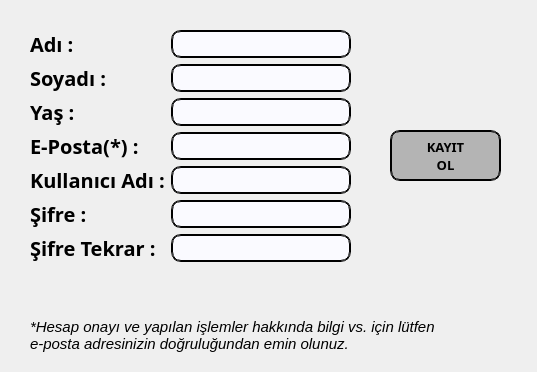
<?xml version="1.0" encoding="UTF-8"?>
<ui version="4.0">
 <class>MainWindow</class>
 <widget class="QMainWindow" name="MainWindow">
  <property name="geometry">
   <rect>
    <x>0</x>
    <y>0</y>
    <width>537</width>
    <height>372</height>
   </rect>
  </property>
  <property name="windowTitle">
   <string>Kayıt Ol</string>
  </property>
  <property name="windowIcon">
   <iconset resource="icons.qrc">
    <normaloff>:/icons/logo.png</normaloff>:/icons/logo.png</iconset>
  </property>
  <property name="styleSheet">
   <string notr="true">#centralwidget{
	border-image: url(:/icons/makro.jpeg);
}</string>
  </property>
  <widget class="QWidget" name="centralwidget">
   <widget class="QPushButton" name="pushButton_signUp">
    <property name="geometry">
     <rect>
      <x>390</x>
      <y>130</y>
      <width>111</width>
      <height>51</height>
     </rect>
    </property>
    <property name="palette">
     <palette>
      <active>
       <colorrole role="WindowText">
        <brush brushstyle="SolidPattern">
         <color alpha="255">
          <red>0</red>
          <green>255</green>
          <blue>127</blue>
         </color>
        </brush>
       </colorrole>
       <colorrole role="Button">
        <brush brushstyle="SolidPattern">
         <color alpha="255">
          <red>180</red>
          <green>180</green>
          <blue>180</blue>
         </color>
        </brush>
       </colorrole>
       <colorrole role="Base">
        <brush brushstyle="SolidPattern">
         <color alpha="255">
          <red>180</red>
          <green>180</green>
          <blue>180</blue>
         </color>
        </brush>
       </colorrole>
       <colorrole role="Window">
        <brush brushstyle="SolidPattern">
         <color alpha="255">
          <red>180</red>
          <green>180</green>
          <blue>180</blue>
         </color>
        </brush>
       </colorrole>
      </active>
      <inactive>
       <colorrole role="WindowText">
        <brush brushstyle="SolidPattern">
         <color alpha="255">
          <red>0</red>
          <green>255</green>
          <blue>127</blue>
         </color>
        </brush>
       </colorrole>
       <colorrole role="Button">
        <brush brushstyle="SolidPattern">
         <color alpha="255">
          <red>180</red>
          <green>180</green>
          <blue>180</blue>
         </color>
        </brush>
       </colorrole>
       <colorrole role="Base">
        <brush brushstyle="SolidPattern">
         <color alpha="255">
          <red>180</red>
          <green>180</green>
          <blue>180</blue>
         </color>
        </brush>
       </colorrole>
       <colorrole role="Window">
        <brush brushstyle="SolidPattern">
         <color alpha="255">
          <red>180</red>
          <green>180</green>
          <blue>180</blue>
         </color>
        </brush>
       </colorrole>
      </inactive>
      <disabled>
       <colorrole role="WindowText">
        <brush brushstyle="SolidPattern">
         <color alpha="255">
          <red>120</red>
          <green>120</green>
          <blue>120</blue>
         </color>
        </brush>
       </colorrole>
       <colorrole role="Button">
        <brush brushstyle="SolidPattern">
         <color alpha="255">
          <red>180</red>
          <green>180</green>
          <blue>180</blue>
         </color>
        </brush>
       </colorrole>
       <colorrole role="Base">
        <brush brushstyle="SolidPattern">
         <color alpha="255">
          <red>180</red>
          <green>180</green>
          <blue>180</blue>
         </color>
        </brush>
       </colorrole>
       <colorrole role="Window">
        <brush brushstyle="SolidPattern">
         <color alpha="255">
          <red>180</red>
          <green>180</green>
          <blue>180</blue>
         </color>
        </brush>
       </colorrole>
      </disabled>
     </palette>
    </property>
    <property name="font">
     <font>
      <family>Bahnschrift SemiBold</family>
      <pointsize>10</pointsize>
      <weight>75</weight>
      <bold>true</bold>
     </font>
    </property>
    <property name="cursor">
     <cursorShape>PointingHandCursor</cursorShape>
    </property>
    <property name="styleSheet">
     <string notr="true">border-radius: 10px; border: 2px groove black; background-color: rgb(180, 180, 180); </string>
    </property>
    <property name="text">
     <string>KAYIT
OL</string>
    </property>
   </widget>
   <widget class="QWidget" name="formLayoutWidget">
    <property name="geometry">
     <rect>
      <x>30</x>
      <y>30</y>
      <width>321</width>
      <height>254</height>
     </rect>
    </property>
    <layout class="QFormLayout" name="formLayout">
     <item row="0" column="0">
      <widget class="QLabel" name="label">
       <property name="font">
        <font>
         <family>Bahnschrift SemiBold</family>
         <pointsize>15</pointsize>
         <weight>75</weight>
         <bold>true</bold>
        </font>
       </property>
       <property name="text">
        <string>Adı :</string>
       </property>
      </widget>
     </item>
     <item row="0" column="1">
      <widget class="QLineEdit" name="lineEdit_name">
       <property name="sizePolicy">
        <sizepolicy hsizetype="Expanding" vsizetype="Preferred">
         <horstretch>0</horstretch>
         <verstretch>0</verstretch>
        </sizepolicy>
       </property>
       <property name="styleSheet">
        <string notr="true">border-radius: 10px; border: 2px groove black; background-color: rgb(250, 250, 255); </string>
       </property>
      </widget>
     </item>
     <item row="1" column="0">
      <widget class="QLabel" name="label_2">
       <property name="font">
        <font>
         <family>Bahnschrift SemiBold</family>
         <pointsize>15</pointsize>
         <weight>75</weight>
         <bold>true</bold>
        </font>
       </property>
       <property name="text">
        <string>Soyadı :</string>
       </property>
      </widget>
     </item>
     <item row="1" column="1">
      <widget class="QLineEdit" name="lineEdit_surname">
       <property name="sizePolicy">
        <sizepolicy hsizetype="Expanding" vsizetype="Preferred">
         <horstretch>0</horstretch>
         <verstretch>0</verstretch>
        </sizepolicy>
       </property>
       <property name="styleSheet">
        <string notr="true">border-radius: 10px; border: 2px groove black; background-color: rgb(250, 250, 255); </string>
       </property>
      </widget>
     </item>
     <item row="2" column="0">
      <widget class="QLabel" name="label_3">
       <property name="font">
        <font>
         <family>Bahnschrift SemiBold</family>
         <pointsize>15</pointsize>
         <weight>75</weight>
         <bold>true</bold>
        </font>
       </property>
       <property name="text">
        <string>Yaş :</string>
       </property>
      </widget>
     </item>
     <item row="2" column="1">
      <widget class="QLineEdit" name="lineEdit_age">
       <property name="sizePolicy">
        <sizepolicy hsizetype="Expanding" vsizetype="Preferred">
         <horstretch>0</horstretch>
         <verstretch>0</verstretch>
        </sizepolicy>
       </property>
       <property name="styleSheet">
        <string notr="true">border-radius: 10px; border: 2px groove black; background-color: rgb(250, 250, 255); </string>
       </property>
      </widget>
     </item>
     <item row="3" column="0">
      <widget class="QLabel" name="label_4">
       <property name="font">
        <font>
         <family>Bahnschrift SemiBold</family>
         <pointsize>15</pointsize>
         <weight>75</weight>
         <bold>true</bold>
        </font>
       </property>
       <property name="text">
        <string>E-Posta(*) :</string>
       </property>
      </widget>
     </item>
     <item row="3" column="1">
      <widget class="QLineEdit" name="lineEdit_email">
       <property name="sizePolicy">
        <sizepolicy hsizetype="Expanding" vsizetype="Preferred">
         <horstretch>0</horstretch>
         <verstretch>0</verstretch>
        </sizepolicy>
       </property>
       <property name="styleSheet">
        <string notr="true">border-radius: 10px; border: 2px groove black; background-color: rgb(250, 250, 255); </string>
       </property>
      </widget>
     </item>
     <item row="4" column="0">
      <widget class="QLabel" name="label_5">
       <property name="font">
        <font>
         <family>Bahnschrift SemiBold</family>
         <pointsize>15</pointsize>
         <weight>75</weight>
         <bold>true</bold>
        </font>
       </property>
       <property name="text">
        <string>Kullanıcı Adı :</string>
       </property>
      </widget>
     </item>
     <item row="4" column="1">
      <widget class="QLineEdit" name="lineEdit_username">
       <property name="sizePolicy">
        <sizepolicy hsizetype="Expanding" vsizetype="Preferred">
         <horstretch>0</horstretch>
         <verstretch>0</verstretch>
        </sizepolicy>
       </property>
       <property name="styleSheet">
        <string notr="true">border-radius: 10px; border: 2px groove black; background-color: rgb(250, 250, 255); </string>
       </property>
      </widget>
     </item>
     <item row="5" column="0">
      <widget class="QLabel" name="label_6">
       <property name="font">
        <font>
         <family>Bahnschrift SemiBold</family>
         <pointsize>15</pointsize>
         <weight>75</weight>
         <bold>true</bold>
        </font>
       </property>
       <property name="text">
        <string>Şifre :</string>
       </property>
      </widget>
     </item>
     <item row="5" column="1">
      <widget class="QLineEdit" name="lineEdit_password">
       <property name="sizePolicy">
        <sizepolicy hsizetype="Expanding" vsizetype="Preferred">
         <horstretch>0</horstretch>
         <verstretch>0</verstretch>
        </sizepolicy>
       </property>
       <property name="styleSheet">
        <string notr="true">border-radius: 10px; border: 2px groove black; background-color: rgb(250, 250, 255); </string>
       </property>
       <property name="echoMode">
        <enum>QLineEdit::Password</enum>
       </property>
      </widget>
     </item>
     <item row="6" column="0">
      <widget class="QLabel" name="label_7">
       <property name="font">
        <font>
         <family>Bahnschrift SemiBold</family>
         <pointsize>15</pointsize>
         <weight>75</weight>
         <bold>true</bold>
        </font>
       </property>
       <property name="text">
        <string>Şifre Tekrar :</string>
       </property>
      </widget>
     </item>
     <item row="6" column="1">
      <widget class="QLineEdit" name="lineEdit_passwordRepeat">
       <property name="sizePolicy">
        <sizepolicy hsizetype="Expanding" vsizetype="Preferred">
         <horstretch>0</horstretch>
         <verstretch>0</verstretch>
        </sizepolicy>
       </property>
       <property name="styleSheet">
        <string notr="true">border-radius: 10px; border: 2px groove black; background-color: rgb(250, 250, 255); </string>
       </property>
       <property name="echoMode">
        <enum>QLineEdit::Password</enum>
       </property>
      </widget>
     </item>
    </layout>
   </widget>
   <widget class="QLabel" name="label_warning">
    <property name="geometry">
     <rect>
      <x>30</x>
      <y>310</y>
      <width>491</width>
      <height>51</height>
     </rect>
    </property>
    <property name="font">
     <font>
      <pointsize>11</pointsize>
      <weight>50</weight>
      <italic>true</italic>
      <bold>false</bold>
     </font>
    </property>
    <property name="text">
     <string>*Hesap onayı ve yapılan işlemler hakkında bilgi vs. için lütfen
e-posta adresinizin doğruluğundan emin olunuz.</string>
    </property>
    <property name="alignment">
     <set>Qt::AlignLeading|Qt::AlignLeft|Qt::AlignVCenter</set>
    </property>
   </widget>
  </widget>
 </widget>
 <resources>
  <include location="icons.qrc"/>
 </resources>
 <connections/>
</ui>
